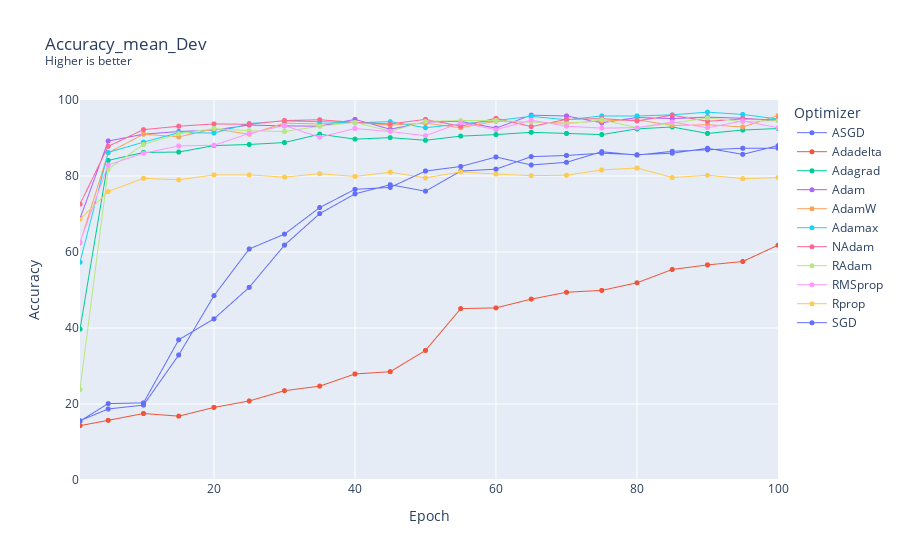

The cell this chart's notebook holds for it:
### Code cell
plot_summary(
    summaries,
    "Accuracy_mean_Dev"
)

### Figure 1 — Plotly figure (JSON) as saved in the notebook; plotly's stock layout.template omitted (floating-point values rounded to 4 significant figures)
{"data": [{"connectgaps": true, "hovertemplate": "Optimizer=ASGD<br>Epoch=%{x}<br>Accuracy_mean_Dev=%{y}<extra></extra>", "legendgroup": "ASGD", "line": {"color": "#636efa", "dash": "solid", "width": 1}, "marker": {"size": 5, "symbol": "circle"}, "mode": "lines+markers", "name": "ASGD", "showlegend": true, "type": "scattergl", "x": [1, 2, 3, 4, 5, 6, 7, 8, 9, 10, 11, 12, 13, 14, 15, 16, 17, 18, 19, 20, 21, 22, 23, 24, 25, 26, 27, 28, 29, 30, 31, 32, 33, 34, 35, 36, 37, 38, 39, 40, 41, 42, 43, 44, 45, 46, 47, 48, 49, 50, 51, 52, 53, 54, 55, 56, 57, 58, 59, 60, 61, 62, 63, 64, 65, 66, 67, 68, 69, 70, 71, 72, 73, 74, 75, 76, 77, 78, 79, 80, 81, 82, 83, 84, 85, 86, 87, 88, 89, 90, 91, 92, 93, 94, 95, 96, 97, 98, 99, 100], "xaxis": "x", "y": [15.5, null, null, null, 20.1, null, null, null, null, 20.3, null, null, null, null, 36.9, null, null, null, null, 42.4, null, null, null, null, 50.7, null, null, null, null, 61.8, null, null, null, null, 70.1, null, null, null, null, 75.3, null, null, null, null, 77.7, null, null, null, null, 76, null, null, null, null, 81.3, null, null, null, null, 81.8, null, null, null, null, 85.1, null, null, null, null, 85.4, null, null, null, null, 86, null, null, null, null, 85.6, null, null, null, null, 86, null, null, null, null, 87.3, null, null, null, null, 85.7, null, null, null, null, 88], "yaxis": "y"}, {"connectgaps": true, "hovertemplate": "Optimizer=Adadelta<br>Epoch=%{x}<br>Accuracy_mean_Dev=%{y}<extra></extra>", "legendgroup": "Adadelta", "line": {"color": "#EF553B", "dash": "solid", "width": 1}, "marker": {"size": 5, "symbol": "circle"}, "mode": "lines+markers", "name": "Adadelta", "showlegend": true, "type": "scattergl", "x": [1, 2, 3, 4, 5, 6, 7, 8, 9, 10, 11, 12, 13, 14, 15, 16, 17, 18, 19, 20, 21, 22, 23, 24, 25, 26, 27, 28, 29, 30, 31, 32, 33, 34, 35, 36, 37, 38, 39, 40, 41, 42, 43, 44, 45, 46, 47, 48, 49, 50, 51, 52, 53, 54, 55, 56, 57, 58, 59, 60, 61, 62, 63, 64, 65, 66, 67, 68, 69, 70, 71, 72, 73, 74, 75, 76, 77, 78, 79, 80, 81, 82, 83, 84, 85, 86, 87, 88, 89, 90, 91, 92, 93, 94, 95, 96, 97, 98, 99, 100], "xaxis": "x", "y": [14.3, null, null, null, 15.7, null, null, null, null, 17.5, null, null, null, null, 16.8, null, null, null, null, 19.1, null, null, null, null, 20.8, null, null, null, null, 23.5, null, null, null, null, 24.7, null, null, null, null, 27.9, null, null, null, null, 28.5, null, null, null, null, 34.1, null, null, null, null, 45.1, null, null, null, null, 45.3, null, null, null, null, 47.6, null, null, null, null, 49.4, null, null, null, null, 49.9, null, null, null, null, 51.9, null, null, null, null, 55.4, null, null, null, null, 56.6, null, null, null, null, 57.5, null, null, null, null, 61.8], "yaxis": "y"}, {"connectgaps": true, "hovertemplate": "Optimizer=Adagrad<br>Epoch=%{x}<br>Accuracy_mean_Dev=%{y}<extra></extra>", "legendgroup": "Adagrad", "line": {"color": "#00cc96", "dash": "solid", "width": 1}, "marker": {"size": 5, "symbol": "circle"}, "mode": "lines+markers", "name": "Adagrad", "showlegend": true, "type": "scattergl", "x": [1, 2, 3, 4, 5, 6, 7, 8, 9, 10, 11, 12, 13, 14, 15, 16, 17, 18, 19, 20, 21, 22, 23, 24, 25, 26, 27, 28, 29, 30, 31, 32, 33, 34, 35, 36, 37, 38, 39, 40, 41, 42, 43, 44, 45, 46, 47, 48, 49, 50, 51, 52, 53, 54, 55, 56, 57, 58, 59, 60, 61, 62, 63, 64, 65, 66, 67, 68, 69, 70, 71, 72, 73, 74, 75, 76, 77, 78, 79, 80, 81, 82, 83, 84, 85, 86, 87, 88, 89, 90, 91, 92, 93, 94, 95, 96, 97, 98, 99, 100], "xaxis": "x", "y": [39.7, null, null, null, 84.1, null, null, null, null, 86.2, null, null, null, null, 86.3, null, null, null, null, 88, null, null, null, null, 88.3, null, null, null, null, 88.8, null, null, null, null, 91, null, null, null, null, 89.7, null, null, null, null, 90.1, null, null, null, null, 89.4, null, null, null, null, 90.5, null, null, null, null, 90.9, null, null, null, null, 91.5, null, null, null, null, 91.2, null, null, null, null, 90.9, null, null, null, null, 92.4, null, null, null, null, 92.9, null, null, null, null, 91.2, null, null, null, null, 92.1, null, null, null, null, 92.5], "yaxis": "y"}, {"connectgaps": true, "hovertemplate": "Optimizer=Adam<br>Epoch=%{x}<br>Accuracy_mean_Dev=%{y}<extra></extra>", "legendgroup": "Adam", "line": {"color": "#ab63fa", "dash": "solid", "width": 1}, "marker": {"size": 5, "symbol": "circle"}, "mode": "lines+markers", "name": "Adam", "showlegend": true, "type": "scattergl", "x": [1, 2, 3, 4, 5, 6, 7, 8, 9, 10, 11, 12, 13, 14, 15, 16, 17, 18, 19, 20, 21, 22, 23, 24, 25, 26, 27, 28, 29, 30, 31, 32, 33, 34, 35, 36, 37, 38, 39, 40, 41, 42, 43, 44, 45, 46, 47, 48, 49, 50, 51, 52, 53, 54, 55, 56, 57, 58, 59, 60, 61, 62, 63, 64, 65, 66, 67, 68, 69, 70, 71, 72, 73, 74, 75, 76, 77, 78, 79, 80, 81, 82, 83, 84, 85, 86, 87, 88, 89, 90, 91, 92, 93, 94, 95, 96, 97, 98, 99, 100], "xaxis": "x", "y": [68.8, null, null, null, 89.2, null, null, null, null, 91, null, null, null, null, 91.7, null, null, null, null, 92.1, null, null, null, null, 93.4, null, null, null, null, 93.2, null, null, null, null, 93.1, null, null, null, null, 94.9, null, null, null, null, 92.3, null, null, null, null, 94.2, null, null, null, null, 94.4, null, null, null, null, 92.6, null, null, null, null, 96, null, null, null, null, 95.8, null, null, null, null, 94, null, null, null, null, 95.4, null, null, null, null, 95.1, null, null, null, null, 95.5, null, null, null, null, 95.2, null, null, null, null, 94.6], "yaxis": "y"}, {"connectgaps": true, "hovertemplate": "Optimizer=AdamW<br>Epoch=%{x}<br>Accuracy_mean_Dev=%{y}<extra></extra>", "legendgroup": "AdamW", "line": {"color": "#FFA15A", "dash": "solid", "width": 1}, "marker": {"size": 5, "symbol": "circle"}, "mode": "lines+markers", "name": "AdamW", "showlegend": true, "type": "scattergl", "x": [1, 2, 3, 4, 5, 6, 7, 8, 9, 10, 11, 12, 13, 14, 15, 16, 17, 18, 19, 20, 21, 22, 23, 24, 25, 26, 27, 28, 29, 30, 31, 32, 33, 34, 35, 36, 37, 38, 39, 40, 41, 42, 43, 44, 45, 46, 47, 48, 49, 50, 51, 52, 53, 54, 55, 56, 57, 58, 59, 60, 61, 62, 63, 64, 65, 66, 67, 68, 69, 70, 71, 72, 73, 74, 75, 76, 77, 78, 79, 80, 81, 82, 83, 84, 85, 86, 87, 88, 89, 90, 91, 92, 93, 94, 95, 96, 97, 98, 99, 100], "xaxis": "x", "y": [62.4, null, null, null, 86.1, null, null, null, null, 91, null, null, null, null, 90.3, null, null, null, null, 92.4, null, null, null, null, 91, null, null, null, null, 93.9, null, null, null, null, 93.7, null, null, null, null, 94.1, null, null, null, null, 93.4, null, null, null, null, 93.9, null, null, null, null, 92.7, null, null, null, null, 94.4, null, null, null, null, 94.2, null, null, null, null, 93.9, null, null, null, null, 94.5, null, null, null, null, 94.8, null, null, null, null, 93.3, null, null, null, null, 93.5, null, null, null, null, 92.9, null, null, null, null, 95.9], "yaxis": "y"}, {"connectgaps": true, "hovertemplate": "Optimizer=Adamax<br>Epoch=%{x}<br>Accuracy_mean_Dev=%{y}<extra></extra>", "legendgroup": "Adamax", "line": {"color": "#19d3f3", "dash": "solid", "width": 1}, "marker": {"size": 5, "symbol": "circle"}, "mode": "lines+markers", "name": "Adamax", "showlegend": true, "type": "scattergl", "x": [1, 2, 3, 4, 5, 6, 7, 8, 9, 10, 11, 12, 13, 14, 15, 16, 17, 18, 19, 20, 21, 22, 23, 24, 25, 26, 27, 28, 29, 30, 31, 32, 33, 34, 35, 36, 37, 38, 39, 40, 41, 42, 43, 44, 45, 46, 47, 48, 49, 50, 51, 52, 53, 54, 55, 56, 57, 58, 59, 60, 61, 62, 63, 64, 65, 66, 67, 68, 69, 70, 71, 72, 73, 74, 75, 76, 77, 78, 79, 80, 81, 82, 83, 84, 85, 86, 87, 88, 89, 90, 91, 92, 93, 94, 95, 96, 97, 98, 99, 100], "xaxis": "x", "y": [57.3, null, null, null, 86.2, null, null, null, null, 88.9, null, null, null, null, 91.4, null, null, null, null, 91.3, null, null, null, null, 93.8, null, null, null, null, 94.5, null, null, null, null, 94.3, null, null, null, null, 94, null, null, null, null, 94.3, null, null, null, null, 92.7, null, null, null, null, 93.7, null, null, null, null, 94.6, null, null, null, null, 95.7, null, null, null, null, 94.8, null, null, null, null, 95.8, null, null, null, null, 95.8, null, null, null, null, 96.1, null, null, null, null, 96.8, null, null, null, null, 96.2, null, null, null, null, 95], "yaxis": "y"}, {"connectgaps": true, "hovertemplate": "Optimizer=NAdam<br>Epoch=%{x}<br>Accuracy_mean_Dev=%{y}<extra></extra>", "legendgroup": "NAdam", "line": {"color": "#FF6692", "dash": "solid", "width": 1}, "marker": {"size": 5, "symbol": "circle"}, "mode": "lines+markers", "name": "NAdam", "showlegend": true, "type": "scattergl", "x": [1, 2, 3, 4, 5, 6, 7, 8, 9, 10, 11, 12, 13, 14, 15, 16, 17, 18, 19, 20, 21, 22, 23, 24, 25, 26, 27, 28, 29, 30, 31, 32, 33, 34, 35, 36, 37, 38, 39, 40, 41, 42, 43, 44, 45, 46, 47, 48, 49, 50, 51, 52, 53, 54, 55, 56, 57, 58, 59, 60, 61, 62, 63, 64, 65, 66, 67, 68, 69, 70, 71, 72, 73, 74, 75, 76, 77, 78, 79, 80, 81, 82, 83, 84, 85, 86, 87, 88, 89, 90, 91, 92, 93, 94, 95, 96, 97, 98, 99, 100], "xaxis": "x", "y": [72.6, null, null, null, 87.8, null, null, null, null, 92.2, null, null, null, null, 93.1, null, null, null, null, 93.7, null, null, null, null, 93.6, null, null, null, null, 94.6, null, null, null, null, 94.8, null, null, null, null, 94.1, null, null, null, null, 93.7, null, null, null, null, 94.9, null, null, null, null, 93.1, null, null, null, null, 95.2, null, null, null, null, 93, null, null, null, null, 94.9, null, null, null, null, 95.1, null, null, null, null, 94.5, null, null, null, null, 96, null, null, null, null, 94.4, null, null, null, null, 95, null, null, null, null, 94.8], "yaxis": "y"}, {"connectgaps": true, "hovertemplate": "Optimizer=RAdam<br>Epoch=%{x}<br>Accuracy_mean_Dev=%{y}<extra></extra>", "legendgroup": "RAdam", "line": {"color": "#B6E880", "dash": "solid", "width": 1}, "marker": {"size": 5, "symbol": "circle"}, "mode": "lines+markers", "name": "RAdam", "showlegend": true, "type": "scattergl", "x": [1, 2, 3, 4, 5, 6, 7, 8, 9, 10, 11, 12, 13, 14, 15, 16, 17, 18, 19, 20, 21, 22, 23, 24, 25, 26, 27, 28, 29, 30, 31, 32, 33, 34, 35, 36, 37, 38, 39, 40, 41, 42, 43, 44, 45, 46, 47, 48, 49, 50, 51, 52, 53, 54, 55, 56, 57, 58, 59, 60, 61, 62, 63, 64, 65, 66, 67, 68, 69, 70, 71, 72, 73, 74, 75, 76, 77, 78, 79, 80, 81, 82, 83, 84, 85, 86, 87, 88, 89, 90, 91, 92, 93, 94, 95, 96, 97, 98, 99, 100], "xaxis": "x", "y": [23.8, null, null, null, 81.8, null, null, null, null, 88.3, null, null, null, null, 91.1, null, null, null, null, 92.5, null, null, null, null, 91.9, null, null, null, null, 91.7, null, null, null, null, 93.1, null, null, null, null, 94.1, null, null, null, null, 91.8, null, null, null, null, 94.4, null, null, null, null, 94.6, null, null, null, null, 94.6, null, null, null, null, 94.2, null, null, null, null, 93.7, null, null, null, null, 94.8, null, null, null, null, 92.7, null, null, null, null, 93.9, null, null, null, null, 95.3, null, null, null, null, 94.3, null, null, null, null, 94.6], "yaxis": "y"}, {"connectgaps": true, "hovertemplate": "Optimizer=RMSprop<br>Epoch=%{x}<br>Accuracy_mean_Dev=%{y}<extra></extra>", "legendgroup": "RMSprop", "line": {"color": "#FF97FF", "dash": "solid", "width": 1}, "marker": {"size": 5, "symbol": "circle"}, "mode": "lines+markers", "name": "RMSprop", "showlegend": true, "type": "scattergl", "x": [1, 2, 3, 4, 5, 6, 7, 8, 9, 10, 11, 12, 13, 14, 15, 16, 17, 18, 19, 20, 21, 22, 23, 24, 25, 26, 27, 28, 29, 30, 31, 32, 33, 34, 35, 36, 37, 38, 39, 40, 41, 42, 43, 44, 45, 46, 47, 48, 49, 50, 51, 52, 53, 54, 55, 56, 57, 58, 59, 60, 61, 62, 63, 64, 65, 66, 67, 68, 69, 70, 71, 72, 73, 74, 75, 76, 77, 78, 79, 80, 81, 82, 83, 84, 85, 86, 87, 88, 89, 90, 91, 92, 93, 94, 95, 96, 97, 98, 99, 100], "xaxis": "x", "y": [62.6, null, null, null, 82.9, null, null, null, null, 86, null, null, null, null, 87.9, null, null, null, null, 88.1, null, null, null, null, 91.2, null, null, null, null, 93.3, null, null, null, null, 90.2, null, null, null, null, 92.5, null, null, null, null, 91.7, null, null, null, null, 90.6, null, null, null, null, 94, null, null, null, null, 92.2, null, null, null, null, 94.7, null, null, null, null, 93.1, null, null, null, null, 92.6, null, null, null, null, 92.7, null, null, null, null, 94.2, null, null, null, null, 92.7, null, null, null, null, 94.5, null, null, null, null, 92.7], "yaxis": "y"}, {"connectgaps": true, "hovertemplate": "Optimizer=Rprop<br>Epoch=%{x}<br>Accuracy_mean_Dev=%{y}<extra></extra>", "legendgroup": "Rprop", "line": {"color": "#FECB52", "dash": "solid", "width": 1}, "marker": {"size": 5, "symbol": "circle"}, "mode": "lines+markers", "name": "Rprop", "showlegend": true, "type": "scattergl", "x": [1, 2, 3, 4, 5, 6, 7, 8, 9, 10, 11, 12, 13, 14, 15, 16, 17, 18, 19, 20, 21, 22, 23, 24, 25, 26, 27, 28, 29, 30, 31, 32, 33, 34, 35, 36, 37, 38, 39, 40, 41, 42, 43, 44, 45, 46, 47, 48, 49, 50, 51, 52, 53, 54, 55, 56, 57, 58, 59, 60, 61, 62, 63, 64, 65, 66, 67, 68, 69, 70, 71, 72, 73, 74, 75, 76, 77, 78, 79, 80, 81, 82, 83, 84, 85, 86, 87, 88, 89, 90, 91, 92, 93, 94, 95, 96, 97, 98, 99, 100], "xaxis": "x", "y": [68.6, null, null, null, 75.9, null, null, null, null, 79.4, null, null, null, null, 79, null, null, null, null, 80.3, null, null, null, null, 80.3, null, null, null, null, 79.7, null, null, null, null, 80.6, null, null, null, null, 79.9, null, null, null, null, 81, null, null, null, null, 79.5, null, null, null, null, 81.1, null, null, null, null, 80.5, null, null, null, null, 80.1, null, null, null, null, 80.2, null, null, null, null, 81.6, null, null, null, null, 82.1, null, null, null, null, 79.6, null, null, null, null, 80.2, null, null, null, null, 79.3, null, null, null, null, 79.6], "yaxis": "y"}, {"connectgaps": true, "hovertemplate": "Optimizer=SGD<br>Epoch=%{x}<br>Accuracy_mean_Dev=%{y}<extra></extra>", "legendgroup": "SGD", "line": {"color": "#636efa", "dash": "solid", "width": 1}, "marker": {"size": 5, "symbol": "circle"}, "mode": "lines+markers", "name": "SGD", "showlegend": true, "type": "scattergl", "x": [1, 2, 3, 4, 5, 6, 7, 8, 9, 10, 11, 12, 13, 14, 15, 16, 17, 18, 19, 20, 21, 22, 23, 24, 25, 26, 27, 28, 29, 30, 31, 32, 33, 34, 35, 36, 37, 38, 39, 40, 41, 42, 43, 44, 45, 46, 47, 48, 49, 50, 51, 52, 53, 54, 55, 56, 57, 58, 59, 60, 61, 62, 63, 64, 65, 66, 67, 68, 69, 70, 71, 72, 73, 74, 75, 76, 77, 78, 79, 80, 81, 82, 83, 84, 85, 86, 87, 88, 89, 90, 91, 92, 93, 94, 95, 96, 97, 98, 99, 100], "xaxis": "x", "y": [15.6, null, null, null, 18.7, null, null, null, null, 19.7, null, null, null, null, 32.9, null, null, null, null, 48.5, null, null, null, null, 60.8, null, null, null, null, 64.7, null, null, null, null, 71.7, null, null, null, null, 76.5, null, null, null, null, 77, null, null, null, null, 81.3, null, null, null, null, 82.5, null, null, null, null, 85, null, null, null, null, 82.9, null, null, null, null, 83.6, null, null, null, null, 86.4, null, null, null, null, 85.5, null, null, null, null, 86.5, null, null, null, null, 86.9, null, null, null, null, 87.3, null, null, null, null, 87.3], "yaxis": "y"}], "layout": {"legend": {"title": {"text": "Optimizer"}, "tracegroupgap": 0}, "title": {"text": "Accuracy_mean_Dev<br><sup>Higher is better</sup>"}, "xaxis": {"anchor": "y", "domain": [0, 1], "range": [1, 100], "title": {"text": "Epoch"}}, "yaxis": {"anchor": "x", "domain": [0, 1], "range": [0, 100], "title": {"text": "Accuracy"}}}}
